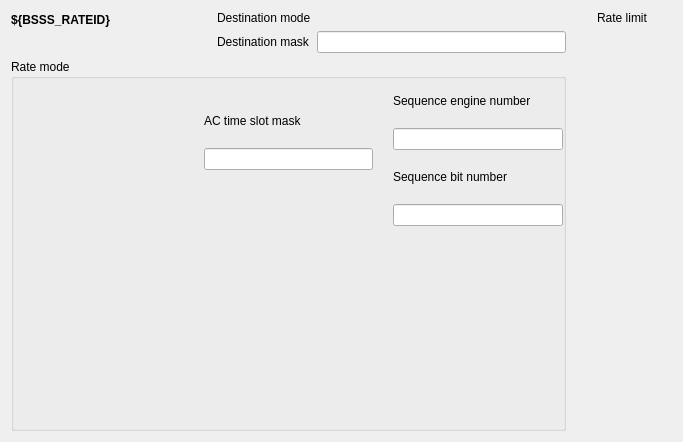
<?xml version="1.0" encoding="UTF-8"?>
<ui version="4.0">
 <class>Form</class>
 <widget class="QWidget" name="Form">
  <property name="geometry">
   <rect>
    <x>0</x>
    <y>0</y>
    <width>683</width>
    <height>441</height>
   </rect>
  </property>
  <property name="windowTitle">
   <string>${BSSS_RATEID} Rate Control</string>
  </property>
  <layout class="QHBoxLayout" name="horizontalLayout_3">
   <item>
    <layout class="QVBoxLayout" name="verticalLayout_5">
     <item>
      <layout class="QHBoxLayout" name="horizontalLayout_2">
       <item>
        <layout class="QVBoxLayout" name="verticalLayout_7">
         <item>
          <widget class="QLabel" name="label">
           <property name="font">
            <font>
             <weight>75</weight>
             <bold>true</bold>
            </font>
           </property>
           <property name="text">
            <string>${BSSS_RATEID}</string>
           </property>
          </widget>
         </item>
         <item>
          <widget class="PyDMEnumButton" name="PyDMEnumButton">
           <property name="minimumSize">
            <size>
             <width>200</width>
             <height>0</height>
            </size>
           </property>
           <property name="maximumSize">
            <size>
             <width>16777215</width>
             <height>23</height>
            </size>
           </property>
           <property name="toolTip">
            <string/>
           </property>
           <property name="channel" stdset="0">
            <string>ca://${DEVICE}:${BSSS_RATEID}:ENB</string>
           </property>
           <property name="orientation" stdset="0">
            <enum>Qt::Horizontal</enum>
           </property>
           <property name="marginTop" stdset="0">
            <number>0</number>
           </property>
           <property name="marginBottom" stdset="0">
            <number>0</number>
           </property>
           <property name="marginLeft" stdset="0">
            <number>0</number>
           </property>
           <property name="horizontalSpacing" stdset="0">
            <number>4</number>
           </property>
          </widget>
         </item>
        </layout>
       </item>
       <item>
        <layout class="QFormLayout" name="formLayout">
         <item row="0" column="0">
          <widget class="QLabel" name="label_5">
           <property name="text">
            <string>Destination mode</string>
           </property>
          </widget>
         </item>
         <item row="0" column="1">
          <widget class="PyDMEnumButton" name="PyDMEnumButton_5">
           <property name="minimumSize">
            <size>
             <width>230</width>
             <height>0</height>
            </size>
           </property>
           <property name="maximumSize">
            <size>
             <width>16777215</width>
             <height>23</height>
            </size>
           </property>
           <property name="toolTip">
            <string/>
           </property>
           <property name="channel" stdset="0">
            <string>ca://${DEVICE}:${BSSS_RATEID}:DESTMODE</string>
           </property>
           <property name="orientation" stdset="0">
            <enum>Qt::Horizontal</enum>
           </property>
           <property name="marginTop" stdset="0">
            <number>0</number>
           </property>
           <property name="marginBottom" stdset="0">
            <number>0</number>
           </property>
          </widget>
         </item>
         <item row="1" column="0">
          <widget class="QLabel" name="label_4">
           <property name="text">
            <string>Destination mask</string>
           </property>
          </widget>
         </item>
         <item row="1" column="1">
          <widget class="PyDMLineEdit" name="PyDMLineEdit_4">
           <property name="toolTip">
            <string/>
           </property>
           <property name="text">
            <string/>
           </property>
           <property name="channel" stdset="0">
            <string>ca://${DEVICE}:${BSSS_RATEID}:DESTMASK</string>
           </property>
           <property name="displayFormat" stdset="0">
            <enum>PyDMLineEdit::Hex</enum>
           </property>
          </widget>
         </item>
        </layout>
       </item>
      </layout>
     </item>
     <item>
      <widget class="QGroupBox" name="groupBox">
       <property name="title">
        <string>Rate mode</string>
       </property>
       <layout class="QVBoxLayout" name="verticalLayout_3">
        <property name="leftMargin">
         <number>0</number>
        </property>
        <property name="rightMargin">
         <number>0</number>
        </property>
        <item>
         <widget class="PyDMEnumButton" name="PyDMEnumButton_2">
          <property name="minimumSize">
           <size>
            <width>300</width>
            <height>0</height>
           </size>
          </property>
          <property name="maximumSize">
           <size>
            <width>16777215</width>
            <height>23</height>
           </size>
          </property>
          <property name="toolTip">
           <string/>
          </property>
          <property name="channel" stdset="0">
           <string>ca://${DEVICE}:${BSSS_RATEID}:RATEMODE</string>
          </property>
          <property name="orientation" stdset="0">
           <enum>Qt::Horizontal</enum>
          </property>
          <property name="marginTop" stdset="0">
           <number>0</number>
          </property>
          <property name="marginBottom" stdset="0">
           <number>0</number>
          </property>
          <property name="marginLeft" stdset="0">
           <number>0</number>
          </property>
          <property name="marginRight" stdset="0">
           <number>0</number>
          </property>
          <property name="horizontalSpacing" stdset="0">
           <number>20</number>
          </property>
         </widget>
        </item>
        <item>
         <layout class="QHBoxLayout" name="horizontalLayout" stretch="1,1,1">
          <property name="spacing">
           <number>20</number>
          </property>
          <item>
           <layout class="QVBoxLayout" name="verticalLayout_6">
            <item>
             <widget class="PyDMEnumButton" name="PyDMEnumButton_3">
              <property name="toolTip">
               <string/>
              </property>
              <property name="rules" stdset="0">
               <string>[{&quot;name&quot;: &quot;Fixed rate visible&quot;, &quot;property&quot;: &quot;Visible&quot;, &quot;initial_value&quot;: &quot;&quot;, &quot;expression&quot;: &quot;ch[0]==0&quot;, &quot;channels&quot;: [{&quot;channel&quot;: &quot;ca://${DEVICE}:${BSSS_RATEID}:RATEMODE&quot;, &quot;trigger&quot;: true, &quot;use_enum&quot;: false}]}]</string>
              </property>
              <property name="channel" stdset="0">
               <string>ca://${DEVICE}:${BSSS_RATEID}:FIXEDRATE</string>
              </property>
             </widget>
            </item>
            <item>
             <spacer name="verticalSpacer_3">
              <property name="orientation">
               <enum>Qt::Vertical</enum>
              </property>
              <property name="sizeHint" stdset="0">
               <size>
                <width>20</width>
                <height>40</height>
               </size>
              </property>
             </spacer>
            </item>
           </layout>
          </item>
          <item>
           <layout class="QVBoxLayout" name="verticalLayout">
            <item>
             <widget class="PyDMEnumButton" name="PyDMEnumButton_4">
              <property name="toolTip">
               <string/>
              </property>
              <property name="rules" stdset="0">
               <string>[{&quot;name&quot;: &quot;AC rate visible&quot;, &quot;property&quot;: &quot;Visible&quot;, &quot;initial_value&quot;: &quot;&quot;, &quot;expression&quot;: &quot;ch[0]==1&quot;, &quot;channels&quot;: [{&quot;channel&quot;: &quot;ca://${DEVICE}:${BSSS_RATEID}:RATEMODE&quot;, &quot;trigger&quot;: true, &quot;use_enum&quot;: false}]}]</string>
              </property>
              <property name="channel" stdset="0">
               <string>ca://${DEVICE}:${BSSS_RATEID}:ACRATE</string>
              </property>
             </widget>
            </item>
            <item>
             <widget class="PyDMLabel" name="PyDMLabel">
              <property name="toolTip">
               <string/>
              </property>
              <property name="text">
               <string>AC time slot mask</string>
              </property>
              <property name="rules" stdset="0">
               <string>[{&quot;name&quot;: &quot;AC rate visible&quot;, &quot;property&quot;: &quot;Visible&quot;, &quot;initial_value&quot;: &quot;&quot;, &quot;expression&quot;: &quot;ch[0]==1&quot;, &quot;channels&quot;: [{&quot;channel&quot;: &quot;ca://${DEVICE}:${BSSS_RATEID}:RATEMODE&quot;, &quot;trigger&quot;: true, &quot;use_enum&quot;: false}]}]</string>
              </property>
             </widget>
            </item>
            <item>
             <widget class="PyDMLineEdit" name="PyDMLineEdit_3">
              <property name="toolTip">
               <string/>
              </property>
              <property name="text">
               <string/>
              </property>
              <property name="rules" stdset="0">
               <string>[{&quot;name&quot;: &quot;AC rate visible&quot;, &quot;property&quot;: &quot;Visible&quot;, &quot;initial_value&quot;: &quot;&quot;, &quot;expression&quot;: &quot;ch[0]==1&quot;, &quot;channels&quot;: [{&quot;channel&quot;: &quot;ca://${DEVICE}:${BSSS_RATEID}:RATEMODE&quot;, &quot;trigger&quot;: true, &quot;use_enum&quot;: false}]}]</string>
              </property>
              <property name="channel" stdset="0">
               <string>ca://${DEVICE}:${BSSS_RATEID}:TSLOTMASK</string>
              </property>
             </widget>
            </item>
            <item>
             <spacer name="verticalSpacer_2">
              <property name="orientation">
               <enum>Qt::Vertical</enum>
              </property>
              <property name="sizeHint" stdset="0">
               <size>
                <width>20</width>
                <height>40</height>
               </size>
              </property>
             </spacer>
            </item>
           </layout>
          </item>
          <item>
           <layout class="QVBoxLayout" name="verticalLayout_2">
            <item>
             <widget class="PyDMLabel" name="PyDMLabel_2">
              <property name="toolTip">
               <string/>
              </property>
              <property name="text">
               <string>Sequence engine number</string>
              </property>
              <property name="rules" stdset="0">
               <string>[{&quot;name&quot;: &quot;Exp seq rate visible&quot;, &quot;property&quot;: &quot;Visible&quot;, &quot;initial_value&quot;: &quot;&quot;, &quot;expression&quot;: &quot;ch[0]==2&quot;, &quot;channels&quot;: [{&quot;channel&quot;: &quot;ca://${DEVICE}:${BSSS_RATEID}:RATEMODE&quot;, &quot;trigger&quot;: true, &quot;use_enum&quot;: false}]}]</string>
              </property>
             </widget>
            </item>
            <item>
             <widget class="PyDMLineEdit" name="PyDMLineEdit">
              <property name="toolTip">
               <string/>
              </property>
              <property name="rules" stdset="0">
               <string>[{&quot;name&quot;: &quot;Exp seq rate visible&quot;, &quot;property&quot;: &quot;Visible&quot;, &quot;initial_value&quot;: &quot;&quot;, &quot;expression&quot;: &quot;ch[0]==2&quot;, &quot;channels&quot;: [{&quot;channel&quot;: &quot;ca://${DEVICE}:${BSSS_RATEID}:RATEMODE&quot;, &quot;trigger&quot;: true, &quot;use_enum&quot;: false}]}]</string>
              </property>
              <property name="channel" stdset="0">
               <string>ca://${DEVICE}:${BSSS_RATEID}:EXPSEQ</string>
              </property>
             </widget>
            </item>
            <item>
             <widget class="PyDMLabel" name="PyDMLabel_3">
              <property name="toolTip">
               <string/>
              </property>
              <property name="text">
               <string>Sequence bit number</string>
              </property>
              <property name="rules" stdset="0">
               <string>[{&quot;name&quot;: &quot;Exp seq rate visible&quot;, &quot;property&quot;: &quot;Visible&quot;, &quot;initial_value&quot;: &quot;&quot;, &quot;expression&quot;: &quot;ch[0]==2&quot;, &quot;channels&quot;: [{&quot;channel&quot;: &quot;ca://${DEVICE}:${BSSS_RATEID}:RATEMODE&quot;, &quot;trigger&quot;: true, &quot;use_enum&quot;: false}]}]</string>
              </property>
             </widget>
            </item>
            <item>
             <widget class="PyDMLineEdit" name="PyDMLineEdit_2">
              <property name="toolTip">
               <string/>
              </property>
              <property name="text">
               <string/>
              </property>
              <property name="rules" stdset="0">
               <string>[{&quot;name&quot;: &quot;Exp seq rate visible&quot;, &quot;property&quot;: &quot;Visible&quot;, &quot;initial_value&quot;: &quot;&quot;, &quot;expression&quot;: &quot;ch[0]==2&quot;, &quot;channels&quot;: [{&quot;channel&quot;: &quot;ca://${DEVICE}:${BSSS_RATEID}:RATEMODE&quot;, &quot;trigger&quot;: true, &quot;use_enum&quot;: false}]}]</string>
              </property>
              <property name="channel" stdset="0">
               <string>ca://${DEVICE}:${BSSS_RATEID}:EXPSEQBIT</string>
              </property>
             </widget>
            </item>
            <item>
             <spacer name="verticalSpacer">
              <property name="orientation">
               <enum>Qt::Vertical</enum>
              </property>
              <property name="sizeHint" stdset="0">
               <size>
                <width>20</width>
                <height>40</height>
               </size>
              </property>
             </spacer>
            </item>
           </layout>
          </item>
         </layout>
        </item>
       </layout>
      </widget>
     </item>
    </layout>
   </item>
   <item>
    <layout class="QVBoxLayout" name="verticalLayout_4" stretch="0,1">
     <item>
      <widget class="QLabel" name="label_6">
       <property name="text">
        <string>Rate limit</string>
       </property>
       <property name="alignment">
        <set>Qt::AlignCenter</set>
       </property>
      </widget>
     </item>
     <item>
      <widget class="PyDMEnumButton" name="PyDMEnumButton_6">
       <property name="minimumSize">
        <size>
         <width>100</width>
         <height>400</height>
        </size>
       </property>
       <property name="toolTip">
        <string/>
       </property>
       <property name="channel" stdset="0">
        <string>ca://${DEVICE}:${BSSS_RATEID}:RATELIMIT</string>
       </property>
      </widget>
     </item>
    </layout>
   </item>
  </layout>
 </widget>
 <customwidgets>
  <customwidget>
   <class>PyDMLabel</class>
   <extends>QLabel</extends>
   <header>pydm.widgets.label</header>
  </customwidget>
  <customwidget>
   <class>PyDMEnumButton</class>
   <extends>QWidget</extends>
   <header>pydm.widgets.enum_button</header>
  </customwidget>
  <customwidget>
   <class>PyDMLineEdit</class>
   <extends>QLineEdit</extends>
   <header>pydm.widgets.line_edit</header>
  </customwidget>
 </customwidgets>
 <resources/>
 <connections/>
</ui>
